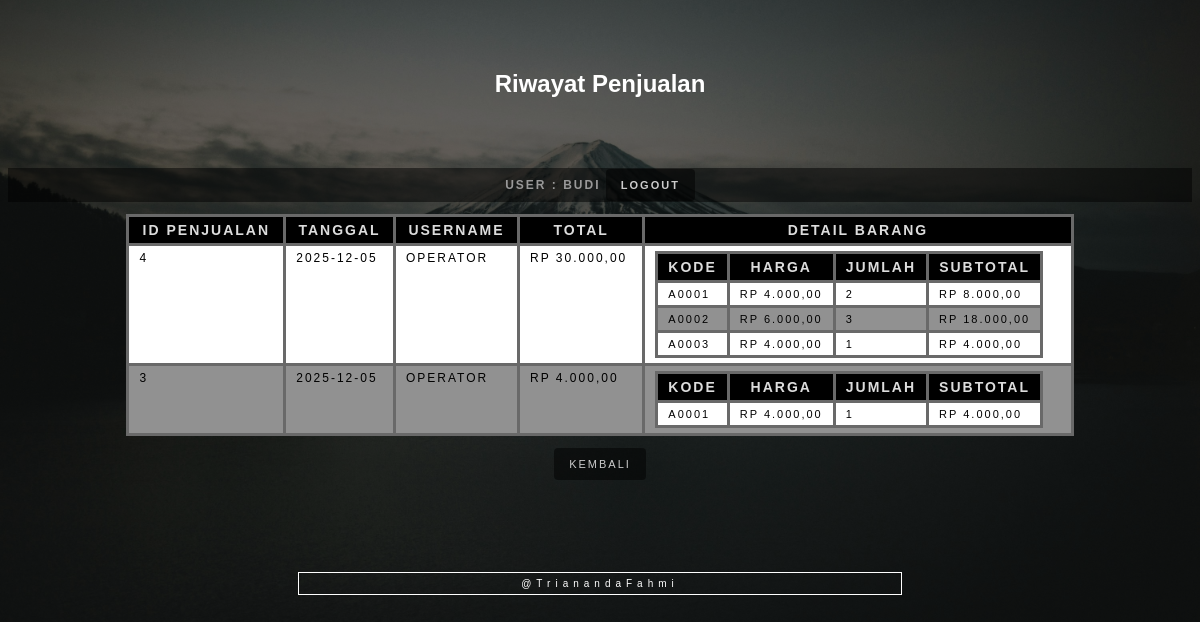
The page /rekampenjualan.php (signed in) on the database its author committed.
### tables this page shows
CREATE TABLE `penjualan` (
  `idPenjualan` int(5) NOT NULL,
  `username` char(10) NOT NULL,
  `tanggalPenjualan` date NOT NULL,
  `total` int(11) NOT NULL
);

CREATE TABLE `detailpenjualan` (
  `id` int(5) UNSIGNED ZEROFILL NOT NULL,
  `username` char(10) NOT NULL,
  `idPenjualan` int(5) NOT NULL,
  `kodeBarang` char(11) NOT NULL,
  `harga` int(11) NOT NULL,
  `jumlah` int(11) NOT NULL
);

### rekampenjualan.php (the view, shortened to what this page needs)
<!doctype html>
<html>
<head>
    <link rel="stylesheet" href="tampilan.css">
</head>
<body>
    <?php
    include "crudBarang.php";
    ?>
    <center>
        <h2>Riwayat Penjualan</h2>
        <?php
        echo ("<h3 class='info'>User : $_SESSION[namauser] <a href='logoutuser.php' class='btn'>LOGOUT</a></h3>");
        ?>
        <?php
        $koneksi = koneksi();
        $sql = "SELECT * FROM penjualan ORDER BY idPenjualan DESC";
        $hasil = mysqli_query($koneksi, $sql);
        if (mysqli_num_rows($hasil) == 0) {
            echo "<p>Tidak ada data penjualan.</p>";
        } else {
        ?>
            <table border="1">
                <tr>
                    <th>ID Penjualan</th>
                    <th>Tanggal</th>
                    <th>Username</th>
                    <th>Total</th>
                    <th>Detail Barang</th>
                </tr>
                <?php
                while ($row = mysqli_fetch_assoc($hasil)) {
                    $id = $row['idPenjualan'];
                    $tanggal = $row['tanggalPenjualan'];
                    $username = $row['username'];
                    $total = $row['total'];
                    $detail = mysqli_query(
                        $koneksi,
                        "SELECT * FROM detailpenjualan WHERE idPenjualan='$id'"
                    );
                ?>
                    <tr>
                        <td><?php echo $id; ?></td>
                        <td><?php echo $tanggal; ?></td>
                        <td><?php echo $username; ?></td>
                        <td><?php echo rupiah($total); ?></td>
                        <td>
                            <table border="1" style="font-size: 11px;">
                                <tr>
                                    <th>Kode</th>
                                    <th>Harga</th>
                                    <th>Jumlah</th>
                                    <th>Subtotal</th>
                                </tr>
                                <?php
                                while ($d = mysqli_fetch_assoc($detail)) {
                                    $sub = $d['harga'] * $d['jumlah'];
                                    echo "
                <tr>
                    <td>{$d['kodeBarang']}</td>
                    <td>" . rupiah($d['harga']) . "</td>
                    <td>{$d['jumlah']}</td>
                    <td>" . rupiah($sub) . "</td>
                </tr>";
                                }
                                ?>
                            </table>
                        </td>
                    </tr>
                <?php
                }
                ?>
            </table>
        <?php
        }
        ?>
        <br>
        <a href="index.php" class="btn">KEMBALI</a>
        <a href="#" class="footeruser">@TrianandaFahmi</a>
    </center>
</body>
</html>

### tampilan.css (style rules this page uses)
* { -webkit-transition-property: all; -webkit-transition-duration: .2s; -moz-transition-timing-function: cubic-bezier(100, 50, 21, 6); -moz-transition-property: all; -moz-transition-timing-function: cubic-bezier(100, 50, 21, 6); }
body { background-image: linear-gradient(rgba(0, 0, 0, .5), rgba(0, 0, 0, .5)), url("image/BG2.jpg"); background-position: center; background-size: cover; text-align: center; font-family: 'Oswald', sans-serif; min-width: 800px; align-items: center; justify-content: center; }
table { min-width: 80%; border-collapse: collapse; color: #000000; font-size: 12px; text-decoration: none; letter-spacing: 2px; text-transform: uppercase; padding-bottom: 20px; }
table th { background: #000000; color: #DCDCDC; font-weight: bold; font-size: 14px; }
table th, table td { vertical-align: top; padding: 5px 10px; border: 3px solid #696969; }
table tr { background: #919191; }
table tr:nth-child(even) { background: #FFFFFF; }
h2 { color: #FFFFFF; padding: 50px; }
h3 { color: #FFFFFF; padding: 50px; padding-bottom: 20px; }
.btn { color: #ccc; background: rgba(0, 0, 0, 0.5); padding: 10px 15px; font-size: 11px; text-decoration: none; letter-spacing: 2px; text-transform: uppercase; border-radius: 4px; }
.info { color: #999; background: rgba(0, 0, 0, 0.5); padding: 10px 20px; font-size: 12px; text-decoration: none; letter-spacing: 2px; text-transform: uppercase; }
.footeruser { font-size: 10px; color: #fff; clear: both; display: block; letter-spacing: 5px; border: 1px solid #fff; padding: 5px; text-decoration: none; width: 50%; margin: auto; margin-top: 100px; }

### rows shown on the page
penjualan: idPenjualan "4", tanggalPenjualan "2025-12-05", username "OPERATOR", total "RP 30.000,00"
detailpenjualan: kodeBarang "A0001", harga "RP 4.000,00", jumlah "2", rupiah($sub) "RP 8.000,00"
detailpenjualan: kodeBarang "A0002", harga "RP 6.000,00", jumlah "3", rupiah($sub) "RP 18.000,00"
detailpenjualan: kodeBarang "A0003", harga "RP 4.000,00", jumlah "1", rupiah($sub) "RP 4.000,00"
penjualan: idPenjualan "3", tanggalPenjualan "2025-12-05", username "OPERATOR", total "RP 4.000,00"
detailpenjualan: kodeBarang "A0001", harga "RP 4.000,00", jumlah "1", rupiah($sub) "RP 4.000,00"

### other values the page prints
$_SESSION[namauser] "BUDI"
